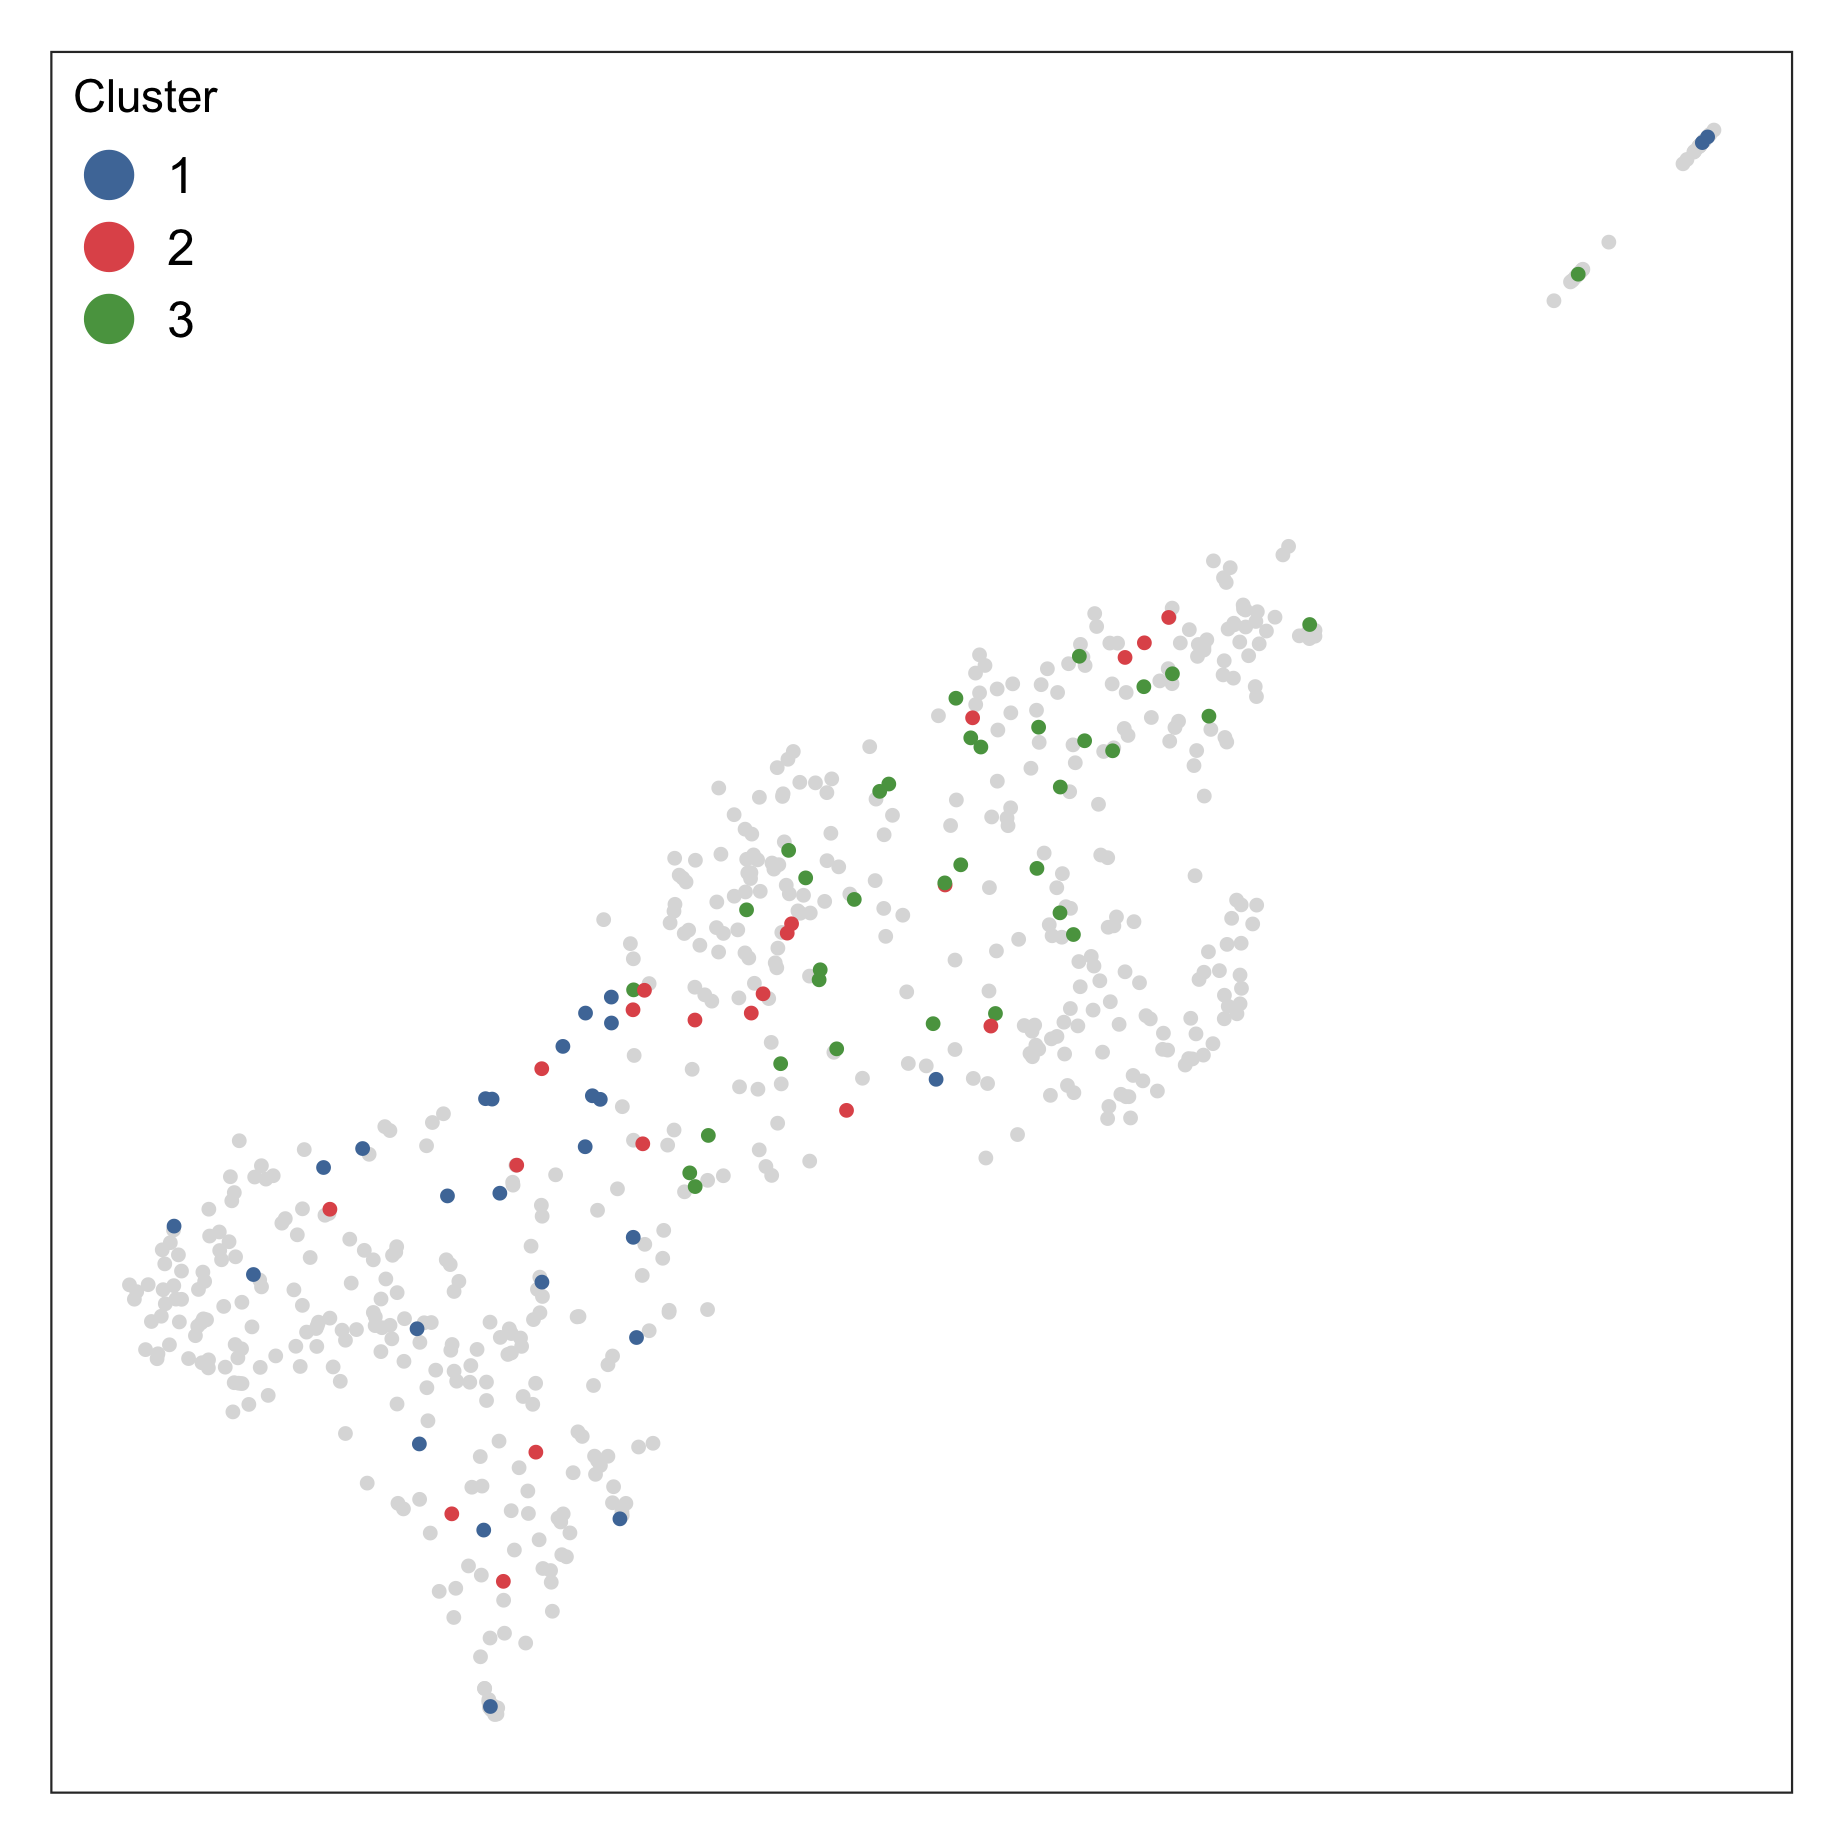

The script that saved this image:
# # # # # # # # # # # # # # # # # # # # # # # # # # # # # # # # # # # # # # # #

pkg <- c("ggforce", "ggplot2", "magick", "scater")

lib <- lapply(pkg, library, character.only = TRUE)

# # # # # # # # # # # # # # # # # # # # # # # # # # # # # # # # # # # # # # # #

sce <- readRDS("output/11-atlas-neighbors.rds")

# # # # # # # # # # # # # # # # # # # # # # # # # # # # # # # # # # # # # # # # # # # # # # # # # # #

sce$cluster.original <- NA

sce$cluster.original[sce$batch == "38"] <- colData(readRDS("output/05-clustering.rds"))$cluster

sce$cluster.original <- factor(sce$cluster.original)

# # # # # # # # # # # # # # # # # # # # # # # # # # # # # # # # # # # # # # # # # # # # # # # # # # #

snn <- buildSNNGraph(sce, type = "jaccard", use.dimred = "corrected")

com <- igraph::cluster_louvain(snn)$membership

sce$cluster <- factor(com)

# # # # # # # # # # # # # # # # # # # # # # # # # # # # # # # # # # # # # # # # # # # # # # # # # # #

dat <- makePerCellDF(sce)

# # # # # # # # # # # # # # # # # # # # # # # # # # # # # # # # # # # # # # # #

tmp <- subset(dat, batch != "38")

tmp <- tmp[, c("UMAP.1", "UMAP.2")]

# # # # # # # # # # # # # # # # # # # # # # # # # # # # # # # # # # # # # # # #

dat <- subset(dat, batch == "38")

# # # # # # # # # # # # # # # # # # # # # # # # # # # # # # # # # # # # # # # #

col <- c("1" = "#4E79A7",
         "2" = "#E15759",
         "3" = "#59A14F")

# # # # # # # # # # # # # # # # # # # # # # # # # # # # # # # # # # # # # # # #

plt <- ggplot(dat, aes(UMAP.1, UMAP.2, colour = cluster.original)) +
  geom_point(data = tmp, aes(UMAP.1, UMAP.2), size = 1, colour = "gainsboro") +
  geom_point(size = 1, show.legend = TRUE) +
  scale_colour_manual(name = "Cluster", values = col) +
  guides(colour = guide_legend(override.aes = list(size = 5))) +
  theme_no_axes() +
  theme(aspect.ratio = 1,
        legend.position = c(0, 1),
        legend.justification = c(0, 1),
        legend.background = element_blank(),
        legend.text = element_text(size = 12))

# # # # # # # # # # # # # # # # # # # # # # # # # # # # # # # # # # # # # # # #

FILENAME <- "slides/atlas-neighbors-2.png"

WIDTH <- 8

HEIGHT <- WIDTH * 0.75

ggsave(filename = FILENAME, plot = plt, width = WIDTH, height = HEIGHT)

# # # # # # # # # # # # # # # # # # # # # # # # # # # # # # # # # # # # # # # #

img <- image_read(FILENAME)

img <- image_trim(img)

img <- image_border(img, color = "#FFFFFF", geometry = "50x50")

img <- image_write(img, path = FILENAME, format = "png")
